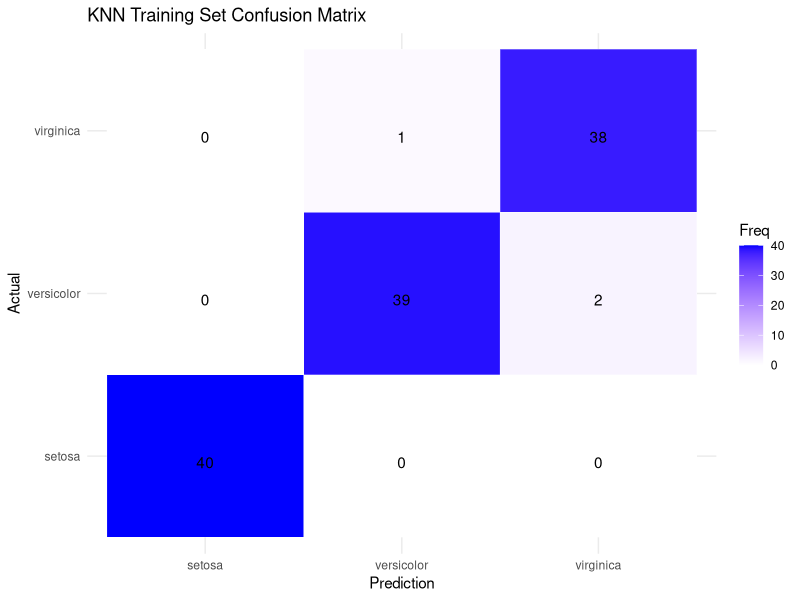
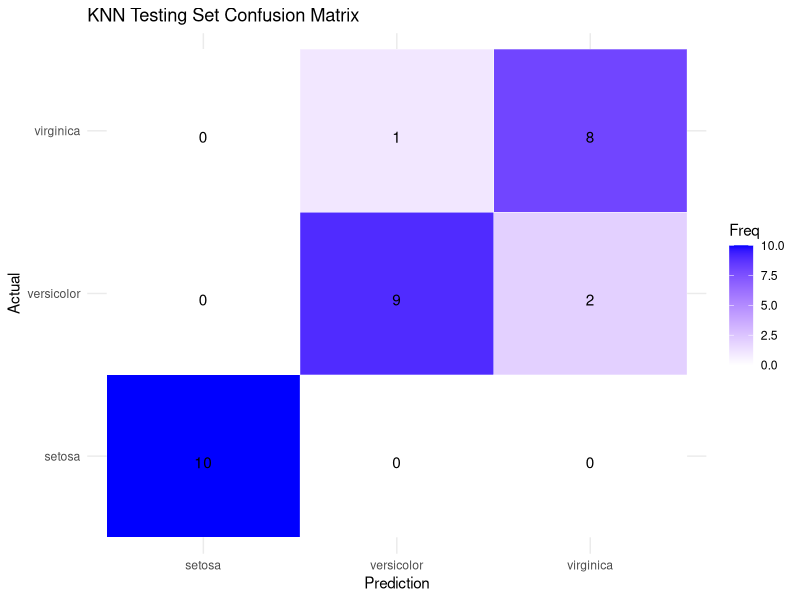

Recreate these plots in R, in order.
# Importing libraries
library(caret) # Package for machine learning algorithms

# Importing the Iris data set
irs<-datasets::iris
irs<-data.frame(irs)

# missing values
# sum(is.na(iris))

# apply column transformation
cl_irs_col <- function(df) {
   new_names <- names(df)
   new_names <- gsub("\\.", "", new_names)
   
   names(df) <- new_names
   return(df)
}

irs<-cl_irs_col(irs)

# To achieve reproducible model; set the random seed number
set.seed(250)

# Performs stratified random split of the data set
TrainingIndex<-createDataPartition(iris$Species,p=0.8,list = F)
TrainingSet<-irs[TrainingIndex,] # Training Set
TestingSet<-irs[-TrainingIndex,] # Test Set



# KNN model

# Build Training Model
Model.knn <- train(Species ~ ., data = TrainingSet,
                   method = "knn",
                   na.action = na.omit,
                   preProcess = c("scale", "center"),
                   trControl = trainControl(method = "none"),
                   tuneGrid = data.frame(k = 5)  # You can change k as needed
)

# Build CV model
Model.knn.cv <- train(Species ~ ., data = TrainingSet,
                      method = "knn",
                      na.action = na.omit,
                      preProcess = c("scale", "center"),
                      trControl = trainControl(method = "cv", number = 10),
                      tuneGrid = data.frame(k = 5)
)


# Apply model for prediction
Model.knn.training <- predict(Model.knn, TrainingSet)
Model.knn.testing <- predict(Model.knn, TestingSet)
Model.knn.cv <- predict(Model.knn.cv, TrainingSet)

# Model performance(Displays confusion matrix and statistics)
Model.knn.training.confusion <- confusionMatrix(Model.knn.training, TrainingSet$Species)
Model.knn.testing.confusion <- confusionMatrix(Model.knn.testing, TestingSet$Species)
Model.knn.cv.confusion <- confusionMatrix(Model.knn.cv, TrainingSet$Species)

# Print confusion matrices
print(Model.knn.training.confusion)
print(Model.knn.testing.confusion)
print(Model.knn.cv.confusion)

# Calculate additional metrics: Accuracy, Precision, Recall, F1 Score
calculate_metrics<-function(conf_matrix) {
   accuracy<-round(conf_matrix$overall["Accuracy"],2)
   precision<-round(mean(conf_matrix$byClass[, "Precision"]),2)
   recall<-round(mean(conf_matrix$byClass[, "Recall"]),2)
   f1_score<-2 * (precision * recall) / (precision + recall)
   
   metrics<-data.frame(
      Metric = c("Accuracy", "Precision", "Recall", "F1 Score"),
      Value = c(accuracy, precision, recall, f1_score)
   )
   return(metrics)
}

# Training metrics
training_metrics_knn <- calculate_metrics(Model.knn.training.confusion)
print("KNN - Training Metrics:")
print(training_metrics_knn)


# Visualize the confusion matrix
visualize__confusion_matrix<-function(conf_matrix, title) {
   cm<-as.data.frame(conf_matrix$table)
   colnames(cm)<-c("Actual", "Prediction", "Freq")
   
   ggplot(cm, aes(x = Prediction, y = Actual)) +
      geom_tile(aes(fill = Freq), color = "white") +
      scale_fill_gradient(low = "white", high = "blue") +
      geom_text(aes(label = Freq), vjust = 1) +
      ggtitle(title) +
      theme_minimal()
}

# Plot confusion matrix
plot_knn_training_cm <- visualize__confusion_matrix(Model.knn.training.confusion,
                                                    "KNN Training Set Confusion Matrix")
plot_knn_testing_cm <- visualize__confusion_matrix(Model.knn.testing.confusion,
                                                   "KNN Testing Set Confusion Matrix")

print(plot_knn_training_cm)
print(plot_knn_testing_cm)